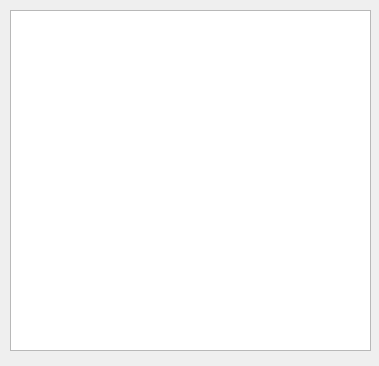
<?xml version="1.0" encoding="UTF-8"?>
<ui version="4.0">
 <class>ShowDBInfo</class>
 <widget class="QDialog" name="ShowDBInfo">
  <property name="geometry">
   <rect>
    <x>0</x>
    <y>0</y>
    <width>379</width>
    <height>366</height>
   </rect>
  </property>
  <property name="windowTitle">
   <string>Dialog</string>
  </property>
  <widget class="QListWidget" name="dbInfoList">
   <property name="geometry">
    <rect>
     <x>10</x>
     <y>10</y>
     <width>361</width>
     <height>341</height>
    </rect>
   </property>
  </widget>
 </widget>
 <resources/>
 <connections/>
</ui>
